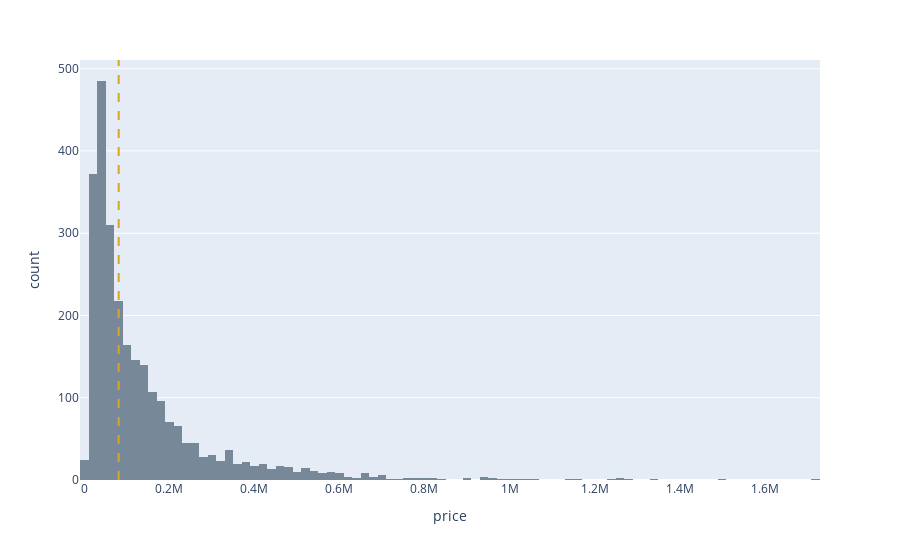

Source (notebook cell):
### Markdown cell above
#### 2. Price Distribution

### Code cell
# create a histogram and set 100 bins
fig_2 = px.histogram(hospital_all, 
                     x = "price", 
                     nbins = 100, 
                     color_discrete_sequence = ['lightslategrey'],)

# add the median line
fig_2.add_vline(x = np.median(hospital_all.price), 
                line_dash = 'dash', 
                line_color = 'goldenrod')
fig_2.show()

### Figure 1 — Plotly figure (JSON) as saved in the notebook; plotly's stock layout.template omitted (floating-point values rounded to 4 significant figures; data arrays with more than 128 entries replaced by an {"elided": "..."} marker saying what was removed)
{"data": [{"alignmentgroup": "True", "bingroup": "x", "hovertemplate": "price=%{x}<br>count=%{y}<extra></extra>", "legendgroup": "", "marker": {"color": "lightslategrey", "pattern": {"shape": ""}}, "name": "", "nbinsx": 100, "offsetgroup": "", "orientation": "v", "showlegend": false, "type": "histogram", "x": {"elided": "2655 float values"}, "xaxis": "x", "yaxis": "y"}], "layout": {"barmode": "relative", "legend": {"tracegroupgap": 0}, "margin": {"t": 60}, "shapes": [{"line": {"color": "goldenrod", "dash": "dash"}, "type": "line", "x0": 80940.0, "x1": 80940.0, "xref": "x", "y0": 0, "y1": 1, "yref": "y domain"}], "xaxis": {"anchor": "y", "domain": [0, 1], "title": {"text": "price"}}, "yaxis": {"anchor": "x", "domain": [0, 1], "title": {"text": "count"}}}}
